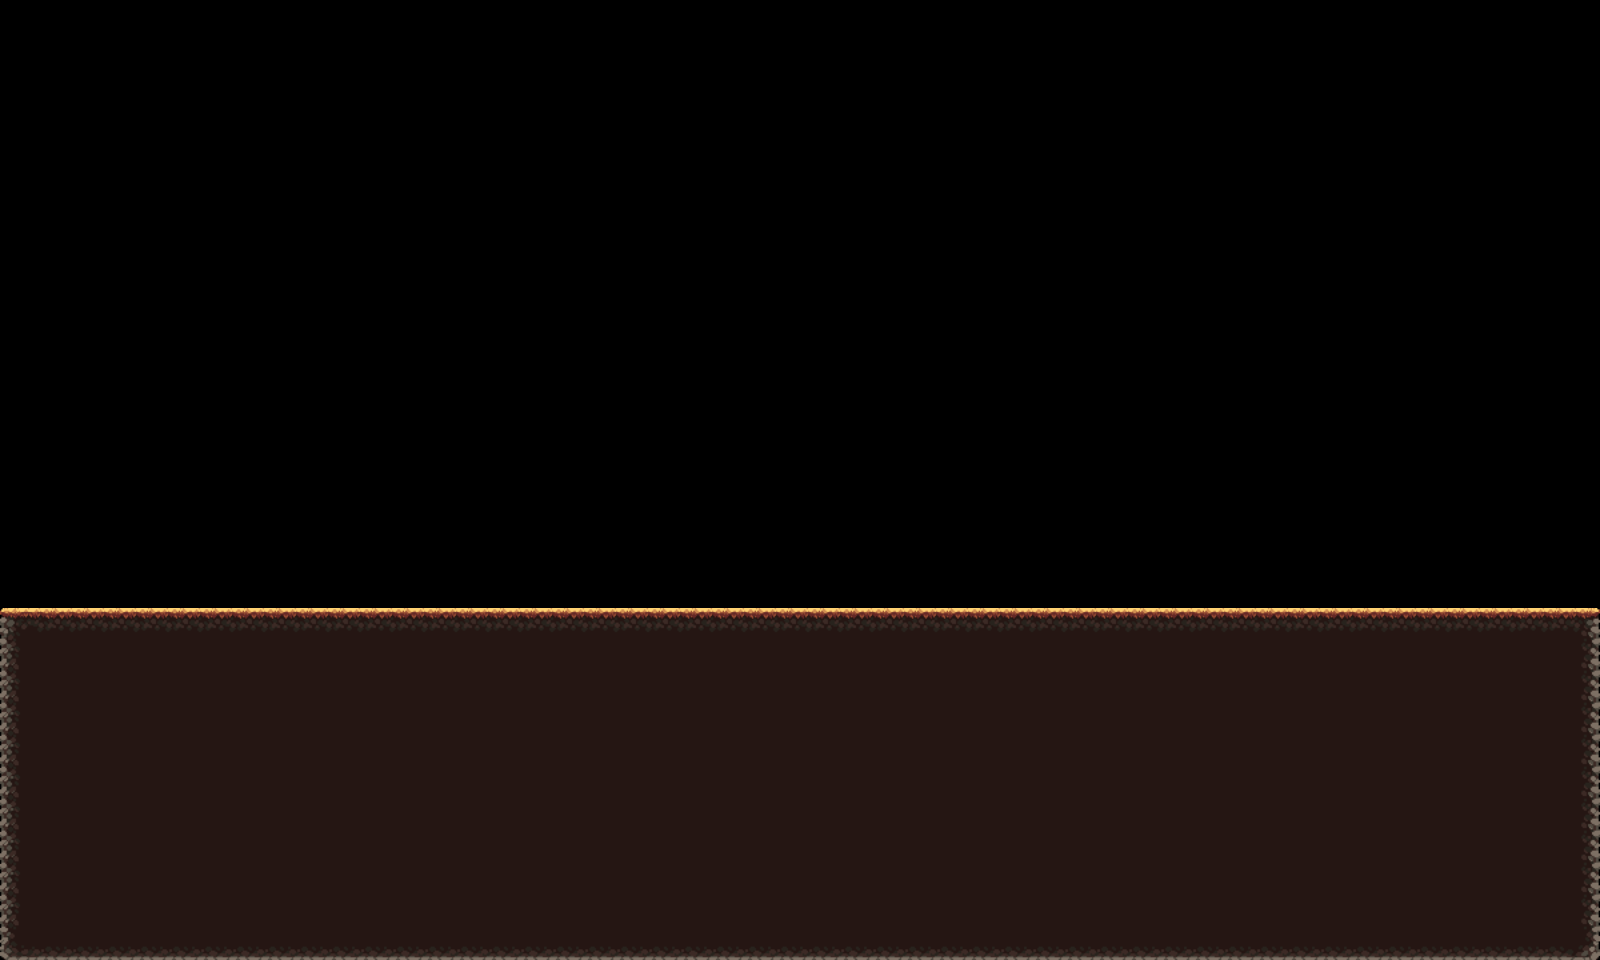

Rendered tile map (Tiled .tmx) drawn with the repository's tilesets; below, a short description and the map source with its tile grids summarised:
An orthogonal 50x30 tile map with 32x32 px tiles, 1 tile layer (Tile Layer 1) and 5 objects (Player, Enemy).

<map version="1.10" tiledversion="1.10.2" orientation="orthogonal" renderorder="right-down" width="50" height="30" tilewidth="32" tileheight="32" infinite="0" nextlayerid="5" nextobjectid="15">
 <tileset firstgid="1" source="Spritesheet.tsx" />
 <layer id="1" name="Tile Layer 1" width="50" height="30">
  <data>[1500 cells, 550 non-empty, 9 distinct tile ids]</data>
 </layer>
 <objectgroup id="2" name="Platforms">
  <object id="1" x="0" y="608" width="1598.67" height="352">
   <properties>
    <property name="Type" value="Ground" />
   </properties>
  </object>
  <object id="13" x="0" y="0" width="192" height="608" />
  <object id="14" x="1408" y="0" width="192" height="608" />
 </objectgroup>
 <objectgroup id="3" name="SpawnPoints">
  <object id="3" type="Player" gid="1" x="400" y="416" width="32" height="32" />
  <object id="10" type="Enemy" gid="2147483650" x="1056" y="608" width="32" height="32">
   <properties>
    <property name="Flip" type="bool" value="true" />
    <property name="Type" value="Boss" />
   </properties>
  </object>
 </objectgroup>
 <objectgroup id="4" name="Settings">
  <properties>
   <property name="Gravity" type="int" value="800" />
  </properties>
 </objectgroup>
</map>
